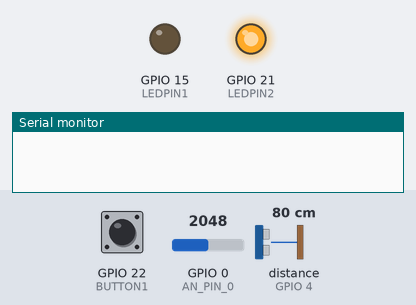
A sketch run on a simulated ESP32. Shown: output pins drawn as LEDs (lit = HIGH), the last lines printed to the serial monitor. The test bench sets the inputs (shaded band); at power-on: GPIO 0 (AN_PIN_0) = 2048, GPIO 22 (BUTTON1) LOW, distance to the obstacle (sensor on GPIO 4) 80 cm. The echo pulse lasts 58.3 µs per cm; pins used as bus, display or sensor lines are not drawn.

Above: at 1.3 s.
1.4 s: GPIO 0 (AN_PIN_0) set to 1984
At 2.5 s:
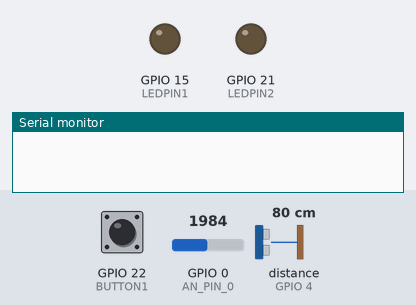
5.5 s: GPIO 0 (AN_PIN_0) set to 2866
At 6.7 s:
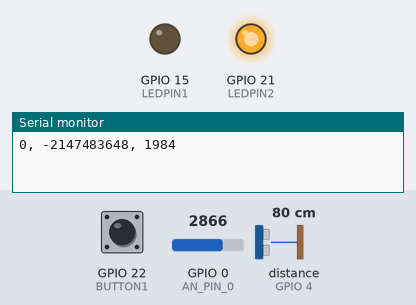
7.2 s: GPIO 0 (AN_PIN_0) set to 2047
At 8.5 s:
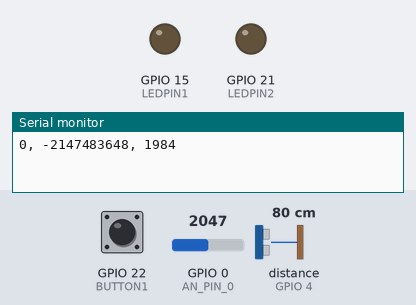
Timing chart, 0 to 10.2 s (numbered marks = the images above; inputs shaded):
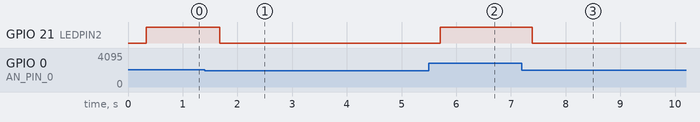

Measured:
- the behaviour switches between 2048 and 2047 on GPIO 0 (AN_PIN_0) (found by bisection; images 0 and 1)
- after the input at 1.4 s, GPIO 21 (LEDPIN2): HIGH → LOW after 0.28 s
- after the input at 5.5 s, GPIO 21 (LEDPIN2): LOW → HIGH after 0.21 s
- after the input at 7.2 s, GPIO 21 (LEDPIN2): HIGH → LOW after 0.19 s

The sketch:

Assignment2.ino
```cpp
#include <Ticker.h>
#include <stdio.h>
#include <math.h>

//define the constants for the cyclic executive
#define SIG_B 50
#define LEDPIN1 15
#define LEDPIN2 21
#define BUTTON1 22
#define BUTTON2 23
#define TASK_EXE_PIN 17
#define PIN_4 4
#define AN_PIN_0 0
#define CYCLE_LENGTH 8
#define NOS_TASKS 4
#define MAX_RANGE 4095

//define macro for computing indices of base 10
#define POW_BASE10(i) pow(10,i)

//initialise variables to be used in cyclic executive
int button1State = 0;
int button2State = 0;
int counter_main = 0;
int counter_task4_5 = 0;
int analog_in = 0;
int average_an_data = 0;
int average_an;
int wave_freq = 0;
int pinData = 0;
int i = 0;
int sum = 0;
int unfiltered_an_data = 0;
int task7_data = 0;
int error_code_data = 0;
int error_code = 0;
int data_array[] = {0,0,0,0};

//creating the ticker
Ticker Cycle;

void setup() {
  //put your setup code here, to run once including all i/o pins and serial monitor
  pinMode(BUTTON1, INPUT);
  pinMode(BUTTON2, INPUT);
  pinMode(AN_PIN_0, INPUT);
  pinMode(PIN_4, INPUT);
  pinMode(LEDPIN1, OUTPUT);
  pinMode(LEDPIN2, OUTPUT);
  pinMode(TASK_EXE_PIN, OUTPUT);
  Serial.begin(115200);
  //setup ticker to run the function cycleF at a period of CYCLE_LENGTH
  Cycle.attach_ms(CYCLE_LENGTH, cycleF);
  delay(100);
}

void loop() {}

//cyclic executive function
void cycleF() {
  //increment the main counter every time the function runs
  counter_main ++;

  //execute watchdog every cycle
  task1();

  //execute task2() every 200ms (5Hz)
  if ((counter_main % 25) == 0){
    task2();
  }

  //execute task3() every 1s (1Hz)
  if ((counter_main % 125) == 0) {
    task3(); // every 1000ms (1Hz)
  }

  //execute task4() and task5() every 42ms (~24Hz rounded from 41.667)
  if ((counter_main % 5) == 0) {
    //store the returned integer from task 4 as the unfiltered analog data
    digitalWrite(TASK_EXE_PIN, HIGH);
    unfiltered_an_data = task4();
    digitalWrite(TASK_EXE_PIN, LOW);
    //run task5() with the data from task4()
    average_an_data = task5(unfiltered_an_data);

  }

  //execute task6() 80 times every 8ms (10Hz) instead of 1000 times every 100ms
  for (i = 0; i < 80; i++) {
    task6();
  }

  //execute task7() and task8() every 333ms (~3Hz rounded from 333.333)
  if ((counter_main % 42) == 0) {
    //store the returned integer from task7() as the error code data
    error_code_data = task7(average_an_data);
    //run task8() with the data from task7()
    task8(error_code_data);
  }

  //execute task9() eveyr 5s (0.2Hz)
  if ((counter_main % 625) == 0) {
    task9(button1State, wave_freq, average_an_data);
  }
}

//watchdog waveform
void task1() {
  digitalWrite(LEDPIN1, HIGH);
  delayMicroseconds(SIG_B);
  digitalWrite(LEDPIN1, LOW);
}

//monitor digital input (0 = LOW, 1 = HIGH)
void task2() {
  button1State = digitalRead(BUTTON1);
}

//measure frequency of 3.3V square wave signal
void task3() {
  //use pulseIn function to measure the period of the wave
  pinData = pulseIn(PIN_4, LOW);

  //calculate the frequency by using f = (1/T)*2
  wave_freq = 1/(2*pinData*POW_BASE10(-6));
}

//read the analog input connected to a signal generator
int task4() {
  analog_in = analogRead(AN_PIN_0);
  //Serial.println(analog_in);

  return analog_in;
}

//average the last 4 readings of task4()
int task5(int data) {
  //switch case to decide what position in the array the data should be added
  switch(counter_task4_5) {
    case 0:
      data_array[counter_task4_5] = data;
      break;
    case 1:
      data_array[counter_task4_5] = data;
      break;
    case 2:
      data_array[counter_task4_5] = data;
      break;
    case 3:
      data_array[counter_task4_5] = data;
      break;
  }

  //increment the new counter
  counter_task4_5++;

  //if the new counter reaches 4 then reset to start over which then updates the oldest element of the array (FILO)
  if(counter_task4_5 == 4) {
    counter_task4_5 = 0;
  }

  //sum is set to 0 to ensure no ambiguity
  sum = 0;

  //iterate through the array and store the sum of all values in sum
  for(i = 0; i < 4; i++) {
    sum += data_array[i];
  }

  //calculate the avergage value of the last 4 readings
  average_an = sum/4;
  //Serial.println(average_an);

  //return the average analog value
  return average_an;
}

//do nothing tasks set to run 80 times per 8ms rather than 1000 times every 100 ms
void task6() {
  __asm__ __volatile__ ("nop");
}

//perform the check on the average analog value versus the max_range/2
int task7(int data) {
  //if the average analog value is greater than half then chnage error code to HIGH
  if (data > (MAX_RANGE/2)) {
    error_code = 1;
  }
  //otherwise stay LOW
  else {
    error_code = 0;
  }

  //return the state of the error_code
  return error_code;
}

//visualise the errod_code state on an LED
void task8(int data) {
  //if the error_code is HIGH then set the red LED to HIGH
  if(data == 1) {
    digitalWrite(LEDPIN2, HIGH);
  }
  //otherwise stay LOW
  else {
    digitalWrite(LEDPIN2, LOW);
  }
}

//log data every 5s in CSV format
void task9(int data1, int data2, int data3) {
  //print the state of button 1
  Serial.print(data1);
  Serial.print(", ");

  //print the frequency of the 3.3v square wave signal
  Serial.print(data2);
  Serial.print(", ");

  //print the filtered analog input
  Serial.println(data3);
}
```
